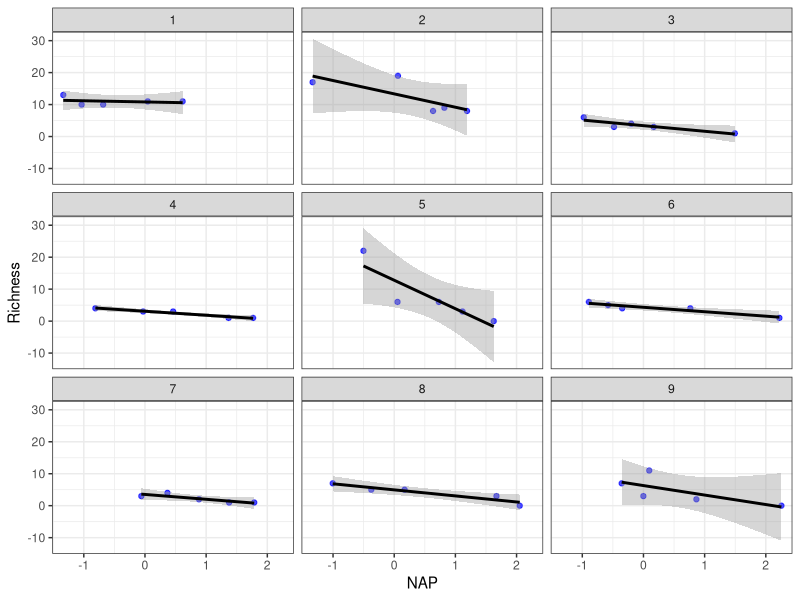
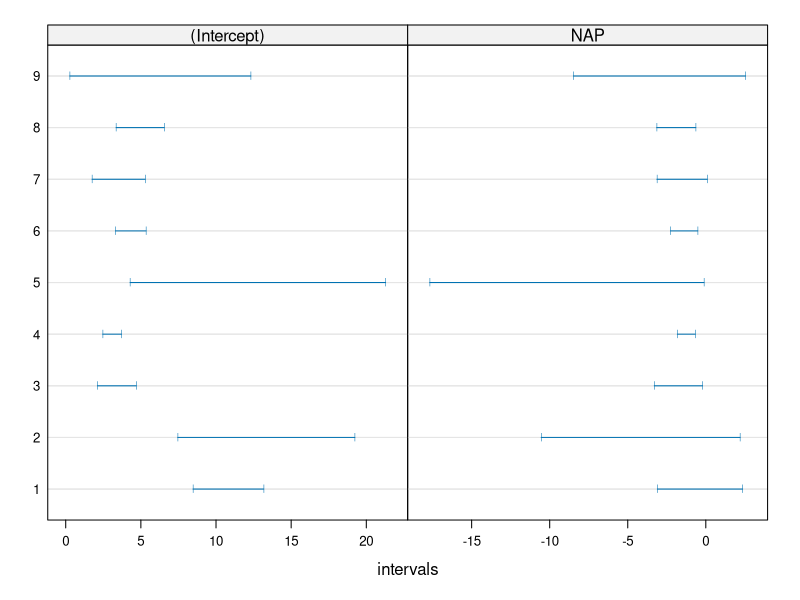

These figures' R source, in order:
## ---- chunk 1
knitr::opts_chunk$set(echo = TRUE,tidy=TRUE,message=FALSE,warning=FALSE,results="hold")
showsol<-FALSE
## ---- chunk 2
# RIKZ <- read.csv("http://faculty.concordia.ca/pperesne/BIOL_422_680/RIKZ.csv")
RIKZ <- read.csv("../Module08/RIKZ.csv")
summary(RIKZ)
## ---- chunk 3
library(lme4)
library(ggplot2)
gg <- ggplot(RIKZ, aes(x = NAP, y = Richness))
gg <- gg + geom_point(color = "blue", alpha = 0.7)
gg <- gg + geom_smooth(method = "lm", color = "black")
gg <- gg + theme_bw()
gg <- gg + facet_wrap(~Beach)
gg
## ---- chunk 4
library(lme4);library(ggplot2);library(ggpubr);
# data(RIKZ)
manylms=lmList(Richness~NAP|Beach,RIKZ)
#manylms2=update(manylms,pool=FALSE)
t(coef(manylms))
#coef(manylms2)

ci=confint(manylms)
lme4:::plot.lmList4.confint(ci)
## ---- chunk 5
fitall=lm(Richness~NAP,data=RIKZ)
summary(fitall)
## ---- chunk 6
RIKZ$beachfactor=as.factor(RIKZ$Beach)
fitbeach=lm(Richness~NAP+beachfactor,data=RIKZ,contrasts=list(beachfactor="contr.sum"))
summary(fitbeach)
## ---- chunk 7
library(lme4)
fit=lmer(Richness~NAP +(1|Beach),data=RIKZ)
summary(fit)
## ---- chunk 8
library(lme4)
fit=lmer(Richness~NAP +(1|Beach),data=RIKZ)
summary(fit)
## ---- chunk 9
library(lme4)
fit=lmer(Richness~NAP +(1|Beach),data=RIKZ)
summary(fit)
## ---- chunk 10
library(lme4)
fit=lmer(Richness~NAP +(1|Beach),data=RIKZ)
confint(fit)
